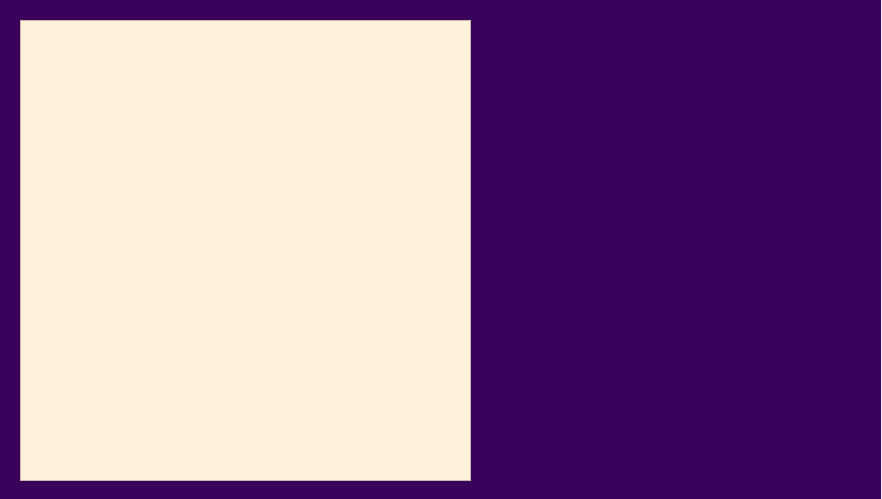
<?xml version="1.0" encoding="UTF-8"?>
<ui version="4.0">
 <class>Form</class>
 <widget class="QWidget" name="Form">
  <property name="geometry">
   <rect>
    <x>0</x>
    <y>0</y>
    <width>882</width>
    <height>499</height>
   </rect>
  </property>
  <property name="windowTitle">
   <string>Form</string>
  </property>
  <property name="styleSheet">
   <string notr="true"/>
  </property>
  <widget class="QStackedWidget" name="stackedWidget">
   <property name="geometry">
    <rect>
     <x>0</x>
     <y>0</y>
     <width>881</width>
     <height>591</height>
    </rect>
   </property>
   <property name="styleSheet">
    <string notr="true">background-color:#3a025b</string>
   </property>
   <property name="currentIndex">
    <number>1</number>
   </property>
   <widget class="QWidget" name="page">
    <widget class="QTextBrowser" name="textEdit">
     <property name="geometry">
      <rect>
       <x>510</x>
       <y>60</y>
       <width>341</width>
       <height>311</height>
      </rect>
     </property>
     <property name="styleSheet">
      <string notr="true">background-color:#FFF1DB</string>
     </property>
     <property name="html">
      <string>&lt;!DOCTYPE HTML PUBLIC &quot;-//W3C//DTD HTML 4.0//EN&quot; &quot;http://www.w3.org/TR/REC-html40/strict.dtd&quot;&gt;
&lt;html&gt;&lt;head&gt;&lt;meta name=&quot;qrichtext&quot; content=&quot;1&quot; /&gt;&lt;meta charset=&quot;utf-8&quot; /&gt;&lt;style type=&quot;text/css&quot;&gt;
p, li { white-space: pre-wrap; }
hr { height: 1px; border-width: 0; }
li.unchecked::marker { content: &quot;\2610&quot;; }
li.checked::marker { content: &quot;\2612&quot;; }
&lt;/style&gt;&lt;/head&gt;&lt;body style=&quot; font-family:'Segoe UI'; font-size:9pt; font-weight:400; font-style:normal;&quot;&gt;
&lt;p style=&quot;-qt-paragraph-type:empty; margin-top:0px; margin-bottom:0px; margin-left:0px; margin-right:0px; -qt-block-indent:0; text-indent:0px;&quot;&gt;&lt;br /&gt;&lt;/p&gt;
&lt;p style=&quot;-qt-paragraph-type:empty; margin-top:0px; margin-bottom:0px; margin-left:0px; margin-right:0px; -qt-block-indent:0; text-indent:0px;&quot;&gt;&lt;br /&gt;&lt;/p&gt;
&lt;p style=&quot;-qt-paragraph-type:empty; margin-top:0px; margin-bottom:0px; margin-left:0px; margin-right:0px; -qt-block-indent:0; text-indent:0px;&quot;&gt;&lt;br /&gt;&lt;/p&gt;&lt;/body&gt;&lt;/html&gt;</string>
     </property>
    </widget>
    <widget class="QTabWidget" name="tabWidget">
     <property name="geometry">
      <rect>
       <x>20</x>
       <y>40</y>
       <width>481</width>
       <height>411</height>
      </rect>
     </property>
     <property name="styleSheet">
      <string notr="true">background-color:#FFF1DB
</string>
     </property>
     <property name="currentIndex">
      <number>1</number>
     </property>
     <widget class="QWidget" name="Coffee_widgets">
      <attribute name="title">
       <string>Coffee</string>
      </attribute>
      <widget class="QPushButton" name="caramel_bt">
       <property name="geometry">
        <rect>
         <x>20</x>
         <y>130</y>
         <width>131</width>
         <height>41</height>
        </rect>
       </property>
       <property name="text">
        <string>Caramel 130</string>
       </property>
      </widget>
      <widget class="QPushButton" name="chocolate_bt">
       <property name="geometry">
        <rect>
         <x>170</x>
         <y>130</y>
         <width>131</width>
         <height>41</height>
        </rect>
       </property>
       <property name="text">
        <string>Chocolate 100</string>
       </property>
      </widget>
      <widget class="QPushButton" name="vanilla_bt">
       <property name="geometry">
        <rect>
         <x>320</x>
         <y>130</y>
         <width>131</width>
         <height>41</height>
        </rect>
       </property>
       <property name="text">
        <string>Vanilla 120</string>
       </property>
      </widget>
      <widget class="QPushButton" name="melon_bt">
       <property name="geometry">
        <rect>
         <x>20</x>
         <y>330</y>
         <width>131</width>
         <height>41</height>
        </rect>
       </property>
       <property name="text">
        <string>Melon Milk 90</string>
       </property>
      </widget>
      <widget class="QPushButton" name="avocado_bt">
       <property name="geometry">
        <rect>
         <x>170</x>
         <y>330</y>
         <width>131</width>
         <height>41</height>
        </rect>
       </property>
       <property name="text">
        <string>Avocado 100</string>
       </property>
      </widget>
      <widget class="QPushButton" name="straberry_bt">
       <property name="geometry">
        <rect>
         <x>320</x>
         <y>330</y>
         <width>131</width>
         <height>41</height>
        </rect>
       </property>
       <property name="text">
        <string>Straberry 90</string>
       </property>
      </widget>
      <widget class="QLabel" name="label_2">
       <property name="geometry">
        <rect>
         <x>20</x>
         <y>10</y>
         <width>131</width>
         <height>101</height>
        </rect>
       </property>
       <property name="styleSheet">
        <string notr="true">background-color:#000000</string>
       </property>
       <property name="text">
        <string/>
       </property>
       <property name="pixmap">
        <pixmap>../../../../.designer/backup/Chocolate.png</pixmap>
       </property>
       <property name="scaledContents">
        <bool>true</bool>
       </property>
      </widget>
      <widget class="QLabel" name="label_3">
       <property name="geometry">
        <rect>
         <x>170</x>
         <y>10</y>
         <width>131</width>
         <height>101</height>
        </rect>
       </property>
       <property name="styleSheet">
        <string notr="true">background-color:#000000</string>
       </property>
       <property name="text">
        <string/>
       </property>
       <property name="pixmap">
        <pixmap>../../../../.designer/backup/Chocolate.png</pixmap>
       </property>
       <property name="scaledContents">
        <bool>true</bool>
       </property>
      </widget>
      <widget class="QLabel" name="label_4">
       <property name="geometry">
        <rect>
         <x>320</x>
         <y>10</y>
         <width>131</width>
         <height>101</height>
        </rect>
       </property>
       <property name="styleSheet">
        <string notr="true">background-color:#000000</string>
       </property>
       <property name="text">
        <string/>
       </property>
       <property name="pixmap">
        <pixmap>../../../../.designer/backup/Chocolate.png</pixmap>
       </property>
       <property name="scaledContents">
        <bool>true</bool>
       </property>
      </widget>
      <widget class="QLabel" name="label_5">
       <property name="geometry">
        <rect>
         <x>20</x>
         <y>210</y>
         <width>131</width>
         <height>101</height>
        </rect>
       </property>
       <property name="styleSheet">
        <string notr="true">background-color:#000000</string>
       </property>
       <property name="text">
        <string/>
       </property>
       <property name="pixmap">
        <pixmap>../../../../.designer/backup/Chocolate.png</pixmap>
       </property>
       <property name="scaledContents">
        <bool>true</bool>
       </property>
      </widget>
      <widget class="QLabel" name="label_6">
       <property name="geometry">
        <rect>
         <x>170</x>
         <y>210</y>
         <width>131</width>
         <height>101</height>
        </rect>
       </property>
       <property name="styleSheet">
        <string notr="true">background-color:#000000</string>
       </property>
       <property name="text">
        <string/>
       </property>
       <property name="pixmap">
        <pixmap>../../../../.designer/backup/Chocolate.png</pixmap>
       </property>
       <property name="scaledContents">
        <bool>true</bool>
       </property>
      </widget>
      <widget class="QLabel" name="label_7">
       <property name="geometry">
        <rect>
         <x>320</x>
         <y>210</y>
         <width>131</width>
         <height>101</height>
        </rect>
       </property>
       <property name="styleSheet">
        <string notr="true">background-color:#000000</string>
       </property>
       <property name="text">
        <string/>
       </property>
       <property name="pixmap">
        <pixmap>../../../../.designer/backup/Chocolate.png</pixmap>
       </property>
       <property name="scaledContents">
        <bool>true</bool>
       </property>
      </widget>
     </widget>
     <widget class="QWidget" name="tab_2">
      <attribute name="title">
       <string>Frappe</string>
      </attribute>
      <widget class="QPushButton" name="hazelnut_bt">
       <property name="geometry">
        <rect>
         <x>20</x>
         <y>330</y>
         <width>131</width>
         <height>41</height>
        </rect>
       </property>
       <property name="text">
        <string>Hazelnut</string>
       </property>
      </widget>
      <widget class="QPushButton" name="okinawa_bt">
       <property name="geometry">
        <rect>
         <x>20</x>
         <y>130</y>
         <width>131</width>
         <height>41</height>
        </rect>
       </property>
       <property name="text">
        <string>Okinawa</string>
       </property>
      </widget>
      <widget class="QPushButton" name="java_bt">
       <property name="geometry">
        <rect>
         <x>320</x>
         <y>330</y>
         <width>131</width>
         <height>41</height>
        </rect>
       </property>
       <property name="text">
        <string>Java 140</string>
       </property>
      </widget>
      <widget class="QLabel" name="label_8">
       <property name="geometry">
        <rect>
         <x>20</x>
         <y>210</y>
         <width>131</width>
         <height>101</height>
        </rect>
       </property>
       <property name="styleSheet">
        <string notr="true">background-color:#000000</string>
       </property>
       <property name="text">
        <string/>
       </property>
       <property name="pixmap">
        <pixmap>../../../../.designer/backup/Chocolate.png</pixmap>
       </property>
       <property name="scaledContents">
        <bool>true</bool>
       </property>
      </widget>
      <widget class="QLabel" name="label_9">
       <property name="geometry">
        <rect>
         <x>170</x>
         <y>210</y>
         <width>131</width>
         <height>101</height>
        </rect>
       </property>
       <property name="styleSheet">
        <string notr="true">background-color:#000000</string>
       </property>
       <property name="text">
        <string/>
       </property>
       <property name="pixmap">
        <pixmap>../../../../.designer/backup/Chocolate.png</pixmap>
       </property>
       <property name="scaledContents">
        <bool>true</bool>
       </property>
      </widget>
      <widget class="QLabel" name="label_10">
       <property name="geometry">
        <rect>
         <x>320</x>
         <y>210</y>
         <width>131</width>
         <height>101</height>
        </rect>
       </property>
       <property name="styleSheet">
        <string notr="true">background-color:#000000</string>
       </property>
       <property name="text">
        <string/>
       </property>
       <property name="pixmap">
        <pixmap>../../../../.designer/backup/Chocolate.png</pixmap>
       </property>
       <property name="scaledContents">
        <bool>true</bool>
       </property>
      </widget>
      <widget class="QLabel" name="label_11">
       <property name="geometry">
        <rect>
         <x>20</x>
         <y>10</y>
         <width>131</width>
         <height>101</height>
        </rect>
       </property>
       <property name="styleSheet">
        <string notr="true">background-color:#000000</string>
       </property>
       <property name="text">
        <string/>
       </property>
       <property name="pixmap">
        <pixmap>../../../../.designer/backup/Chocolate.png</pixmap>
       </property>
       <property name="scaledContents">
        <bool>true</bool>
       </property>
      </widget>
      <widget class="QLabel" name="label_12">
       <property name="geometry">
        <rect>
         <x>170</x>
         <y>10</y>
         <width>131</width>
         <height>101</height>
        </rect>
       </property>
       <property name="styleSheet">
        <string notr="true">background-color:#000000</string>
       </property>
       <property name="text">
        <string/>
       </property>
       <property name="pixmap">
        <pixmap>../../../../.designer/backup/Chocolate.png</pixmap>
       </property>
       <property name="scaledContents">
        <bool>true</bool>
       </property>
      </widget>
      <widget class="QLabel" name="label_13">
       <property name="geometry">
        <rect>
         <x>320</x>
         <y>10</y>
         <width>131</width>
         <height>101</height>
        </rect>
       </property>
       <property name="styleSheet">
        <string notr="true">background-color:#000000</string>
       </property>
       <property name="text">
        <string/>
       </property>
       <property name="pixmap">
        <pixmap>../../../../.designer/backup/Chocolate.png</pixmap>
       </property>
       <property name="scaledContents">
        <bool>true</bool>
       </property>
      </widget>
      <widget class="QPushButton" name="red_velvet_bt">
       <property name="geometry">
        <rect>
         <x>170</x>
         <y>330</y>
         <width>131</width>
         <height>41</height>
        </rect>
       </property>
       <property name="text">
        <string>Red Velvet</string>
       </property>
      </widget>
      <widget class="QPushButton" name="mango_bt">
       <property name="geometry">
        <rect>
         <x>170</x>
         <y>130</y>
         <width>131</width>
         <height>41</height>
        </rect>
       </property>
       <property name="text">
        <string>Mango</string>
       </property>
      </widget>
      <widget class="QPushButton" name="mocha_bt">
       <property name="geometry">
        <rect>
         <x>320</x>
         <y>130</y>
         <width>131</width>
         <height>41</height>
        </rect>
       </property>
       <property name="text">
        <string>Mocha</string>
       </property>
      </widget>
     </widget>
    </widget>
    <widget class="QPushButton" name="check_out_bt">
     <property name="geometry">
      <rect>
       <x>510</x>
       <y>390</y>
       <width>101</width>
       <height>61</height>
      </rect>
     </property>
     <property name="styleSheet">
      <string notr="true">background-color:#FFF1DB
</string>
     </property>
     <property name="text">
      <string>Check out</string>
     </property>
    </widget>
    <widget class="QLabel" name="label_total">
     <property name="geometry">
      <rect>
       <x>680</x>
       <y>410</y>
       <width>171</width>
       <height>41</height>
      </rect>
     </property>
     <property name="styleSheet">
      <string notr="true">background-color:#FFF1DB</string>
     </property>
     <property name="text">
      <string/>
     </property>
    </widget>
   </widget>
   <widget class="QWidget" name="page_2">
    <widget class="QTreeView" name="tableView_3">
     <property name="geometry">
      <rect>
       <x>20</x>
       <y>20</y>
       <width>451</width>
       <height>461</height>
      </rect>
     </property>
     <property name="styleSheet">
      <string notr="true">background-color:#FFF1DB</string>
     </property>
    </widget>
   </widget>
  </widget>
 </widget>
 <resources/>
 <connections/>
</ui>
